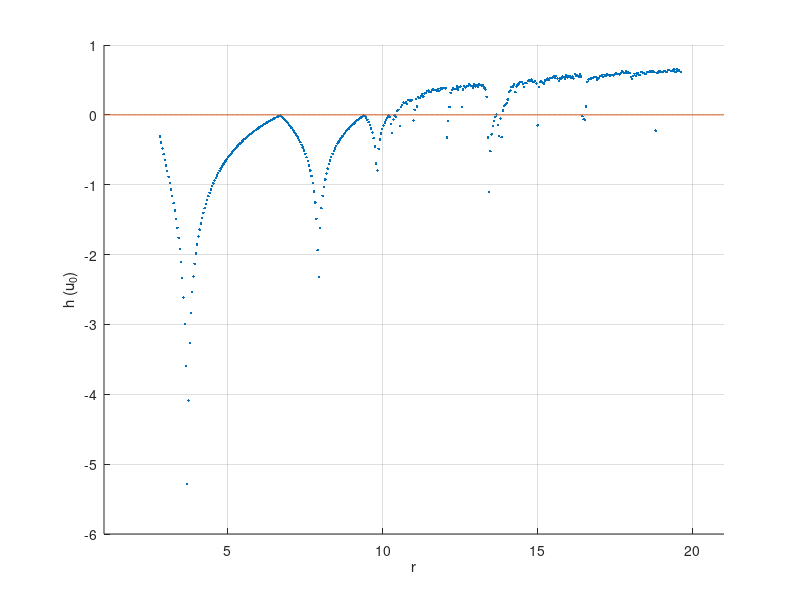

MATLAB code to generate this figure:
 r_split = linspace(1, 21, 500);
    z1 = @(x,r) r.*(x.^2).*exp(-x);
    z = @(x,r) r.*x.*exp(-x).*(2-x);
  % plot(1,0,'.b');
   hold on;
   grid on;
   axis([1, 21, -6, 1]);
   sum_all = [];
   for i = 1:length(r_split)
        u = 4;
        sum = log(abs(z(u,r_split(i))));
       for j = 1:1000
           z_next = z1(u,r_split(i));
           z_now = z(u,r_split(i));
           sum = sum + log(abs(z_now));
           u = z_next;
       end
       sum_all = [sum_all,sum./1000];
      % plot(r_split(i),sum./1000,'.b');
   end
   nuu = zeros(1,length(r_split));
   plot(r_split,sum_all,'.');
   plot(r_split,nuu,'-');
   xlabel('r');
   ylabel('h (u_0)')